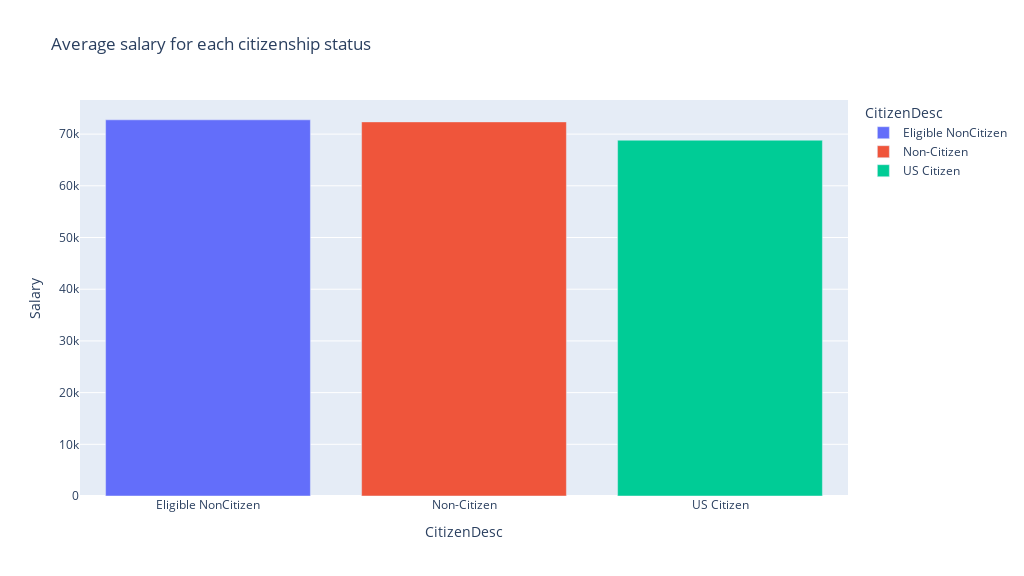

Notebook source saved alongside this figure:
### Markdown cell above
How is compensation affected by citizenship status?

### Code cell
# fig = px.histogram(df_days, x='CitizenDesc', y='Salary', width=1024, height=576, title="Distribution of Salary of Employees")   #MISLEADING ALERT!. You should get the average for each category.
grouped_df=df_days.groupby('CitizenDesc')['Salary'].mean().reset_index()
grouped_df = grouped_df.sort_values('Salary', ascending=False)
fig = px.bar(grouped_df, x='CitizenDesc', y="Salary", width=1024, height=576, title="Average salary for each citizenship status", color="CitizenDesc")
fig.show()

### Figure 1 — Plotly figure (JSON) as saved in the notebook; plotly's stock layout.template omitted (floating-point values rounded to 4 significant figures)
{"data": [{"alignmentgroup": "True", "hovertemplate": "CitizenDesc=%{x}<br>Salary=%{y}<extra></extra>", "legendgroup": "Eligible NonCitizen", "marker": {"color": "#636efa", "pattern": {"shape": ""}}, "name": "Eligible NonCitizen", "offsetgroup": "Eligible NonCitizen", "orientation": "v", "showlegend": true, "textposition": "auto", "type": "bar", "x": ["Eligible NonCitizen"], "xaxis": "x", "y": [72770.0], "yaxis": "y"}, {"alignmentgroup": "True", "hovertemplate": "CitizenDesc=%{x}<br>Salary=%{y}<extra></extra>", "legendgroup": "Non-Citizen", "marker": {"color": "#EF553B", "pattern": {"shape": ""}}, "name": "Non-Citizen", "offsetgroup": "Non-Citizen", "orientation": "v", "showlegend": true, "textposition": "auto", "type": "bar", "x": ["Non-Citizen"], "xaxis": "x", "y": [72366], "yaxis": "y"}, {"alignmentgroup": "True", "hovertemplate": "CitizenDesc=%{x}<br>Salary=%{y}<extra></extra>", "legendgroup": "US Citizen", "marker": {"color": "#00cc96", "pattern": {"shape": ""}}, "name": "US Citizen", "offsetgroup": "US Citizen", "orientation": "v", "showlegend": true, "textposition": "auto", "type": "bar", "x": ["US Citizen"], "xaxis": "x", "y": [68820.0], "yaxis": "y"}], "layout": {"barmode": "relative", "height": 576, "legend": {"title": {"text": "CitizenDesc"}, "tracegroupgap": 0}, "title": {"text": "Average salary for each citizenship status"}, "width": 1024, "xaxis": {"anchor": "y", "categoryarray": ["Eligible NonCitizen", "Non-Citizen", "US Citizen"], "categoryorder": "array", "domain": [0, 1], "title": {"text": "CitizenDesc"}}, "yaxis": {"anchor": "x", "domain": [0, 1], "title": {"text": "Salary"}}}}
